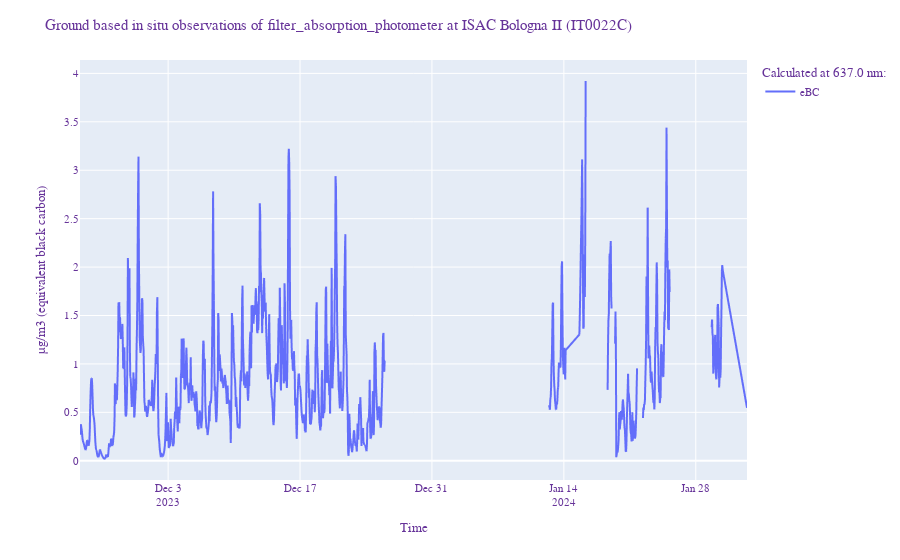

The notebook cell this image was saved under:
### Markdown cell above
### Plot of equivalent black carbon

### Code cell
# Convert xarray's DataArray to pandas DataFrame and plot data.
df_eBC = da_eBC.to_dataframe()

fig = px.line(df_eBC.eBC)


fig.update_layout(
    title="{0}".format(ds_xr.title),
    xaxis_title="Time",
    yaxis_title="µg/m3 (equivalent black carbon)",
    font=dict(
        family="Courier New, monospace",
        size=11,
        color="RebeccaPurple"
    ),
    legend=dict(
        title='Calculated at {0} nm:'.format(da_eBC.Wavelength.values)
    )
)
fig.show()

### Figure 1 — Plotly figure (JSON) as saved in the notebook; plotly's stock layout.template omitted (floating-point values rounded to 4 significant figures; data arrays with more than 128 entries replaced by an {"elided": "..."} marker saying what was removed)
{"data": [{"hovertemplate": "variable=eBC<br>time=%{x}<br>value=%{y}<extra></extra>", "legendgroup": "eBC", "line": {"color": "#636efa", "dash": "solid"}, "marker": {"symbol": "circle"}, "mode": "lines", "name": "eBC", "showlegend": true, "type": "scattergl", "x": {"elided": "1567 str values"}, "xaxis": "x", "y": {"elided": "1567 float values"}, "yaxis": "y"}], "layout": {"font": {"color": "RebeccaPurple", "family": "Courier New, monospace", "size": 11}, "legend": {"title": {"text": "Calculated at 637.0 nm:"}, "tracegroupgap": 0}, "margin": {"t": 60}, "title": {"text": "Ground based in situ observations of filter_absorption_photometer at ISAC Bologna II (IT0022C)"}, "xaxis": {"anchor": "y", "domain": [0, 1], "title": {"text": "Time"}}, "yaxis": {"anchor": "x", "domain": [0, 1], "title": {"text": "µg/m3 (equivalent black carbon)"}}}}
